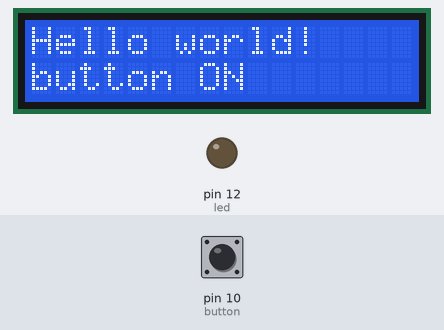
Recording of a sketch running on a simulated Arduino Uno, built with avr-gcc and run on an emulated ATmega328P. Shown: 16×2 character LCD, output pins drawn as LEDs (lit = HIGH). The inputs (shaded band) are chosen by the test bench; at power-on: pin 10 (button) HIGH.

Above: at 1.2 s.
1.3 s: pin 10 (button) pulled LOW for 1 s
At 2.1 s:
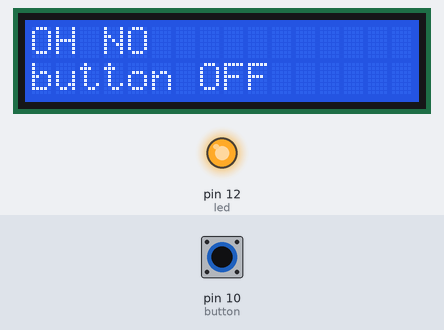
5.3 s: pin 10 (button) pulled LOW for 0.15 s
At 5.45 s:
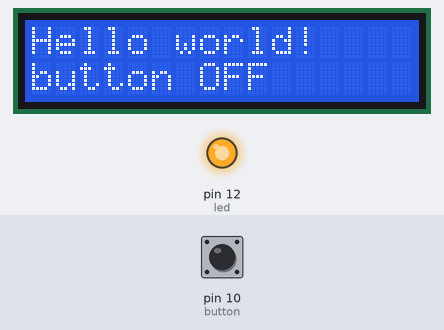
8.4 s: pin 10 (button) pulled LOW for 0.15 s
At 10.1 s:
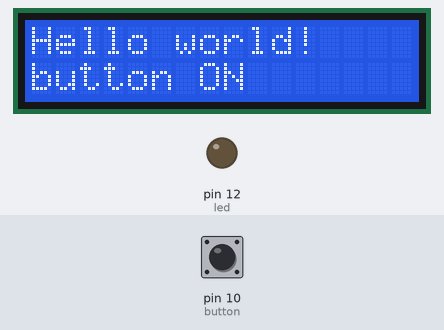
11.5 s: pin 10 (button) pulled LOW for 3.2 s
At 12.0 s:
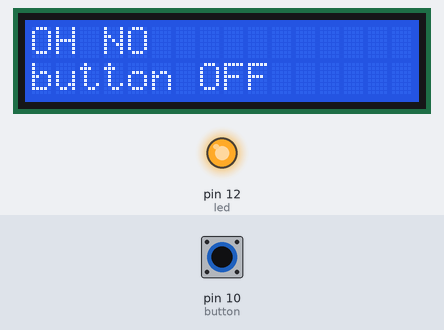
17.7 s: pin 10 (button) pulled LOW for 0.15 s
At 18.6 s:
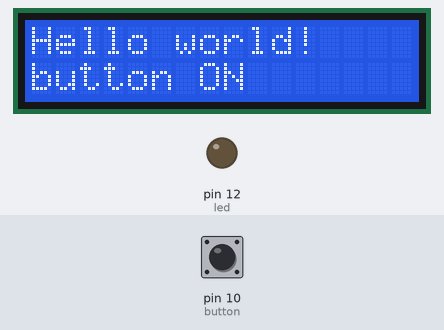
20.8 s: pin 10 (button) pulled LOW for 1 s
At 21.95 s:
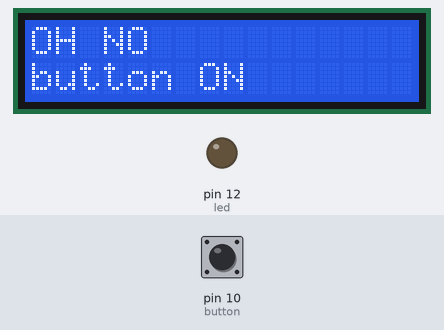
Timing chart, 0 to 23.8 s (numbered marks = the images above; inputs shaded):
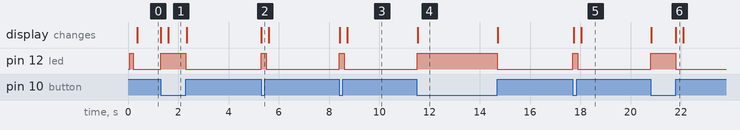

The sketch:

result.ino
```cpp
// Wiring code generated from an ArduinoML model
// Application name: Lcd

#include <LiquidCrystal.h>
long debounce = 200;

boolean BounceGuard = false;
long LastDebounceTime = 0;

enum STATE {on, off};
STATE currentState = off;

LiquidCrystal  lcd(2,3,4,5,6,7,8);

void setup(){
  pinMode(10, INPUT);  // button [Sensor]
  pinMode(12, OUTPUT); // led [Actuator]
  lcd.begin(16, 2); // lcd [ActuatorLCD]
}

void loop() {
	switch(currentState){
		case on:
			digitalWrite(12,LOW);
			lcd.setCursor(0,0);
			lcd.print("                 ");
			lcd.setCursor(0,0);
			lcd.print("Hello world!");
			lcd.setCursor(0,1);
			lcd.print("                 ");
			lcd.setCursor(0,1);
			lcd.print("button ");
			lcd.print((digitalRead(10)) ? "ON" : "OFF" );
			BounceGuard = millis() - LastDebounceTime > debounce;
			if((digitalRead(10) == LOW) && BounceGuard) {
				LastDebounceTime = millis();
				currentState = off;
			}
		break;
		case off:
			digitalWrite(12,HIGH);
			lcd.setCursor(0,0);
			lcd.print("                 ");
			lcd.setCursor(0,0);
			lcd.print("OH NO");
			lcd.setCursor(0,1);
			lcd.print("                 ");
			lcd.setCursor(0,1);
			lcd.print("button ");
			lcd.print((digitalRead(10)) ? "ON" : "OFF" );
			BounceGuard = millis() - LastDebounceTime > debounce;
			if((digitalRead(10) == HIGH) && BounceGuard) {
				LastDebounceTime = millis();
				currentState = on;
			}
		break;
	}
}
```

Measured:
- after the input at 1.3 s, pin 12 (led): LOW → HIGH at once, → LOW 1.0 s later; the display: first changes at once (image 1 shows a later state)
- after the input at 5.3 s, pin 12 (led): LOW → HIGH at once, → LOW 0.20 s later; the display: changes at once (image 2)
- after the input at 8.4 s, pin 12 (led): LOW → HIGH at once, → LOW 0.20 s later; the display: first changes at once (image 3 shows a later state)
- after the input at 11.5 s, pin 12 (led): LOW → HIGH at once, → LOW 3.2 s later; the display: changes at once (image 4)
- after the input at 17.7 s, pin 12 (led): LOW → HIGH at once, → LOW 0.20 s later; the display: first changes at once (image 5 shows a later state)
- after the input at 20.8 s, pin 12 (led): LOW → HIGH at once, → LOW 1.0 s later; the display: first changes at once (image 6 shows a later state)
